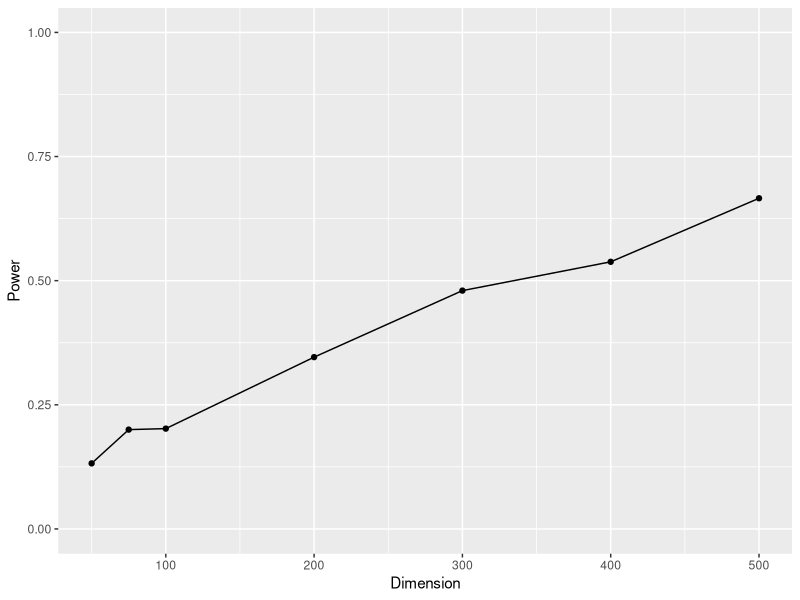
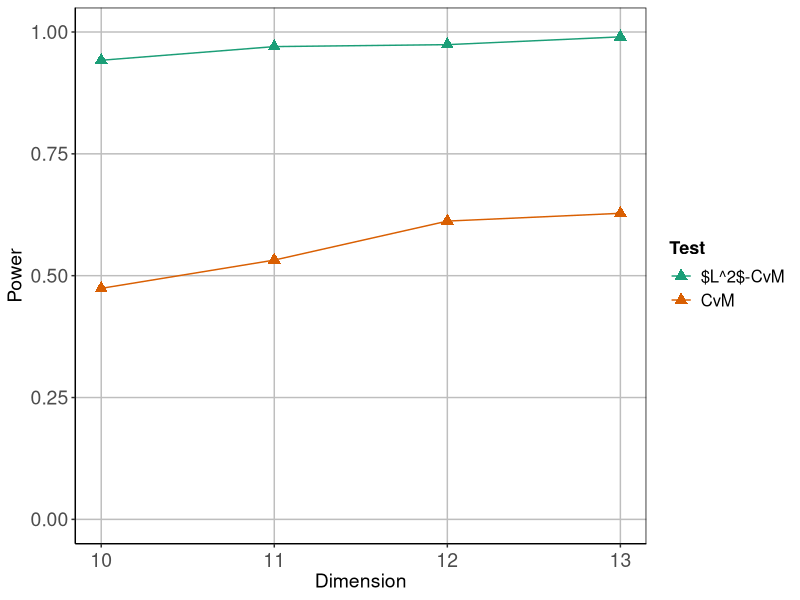
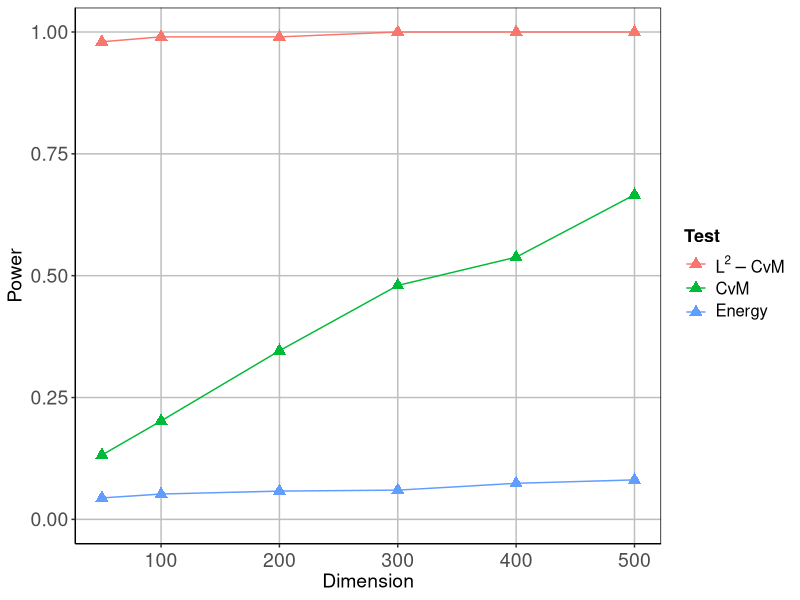
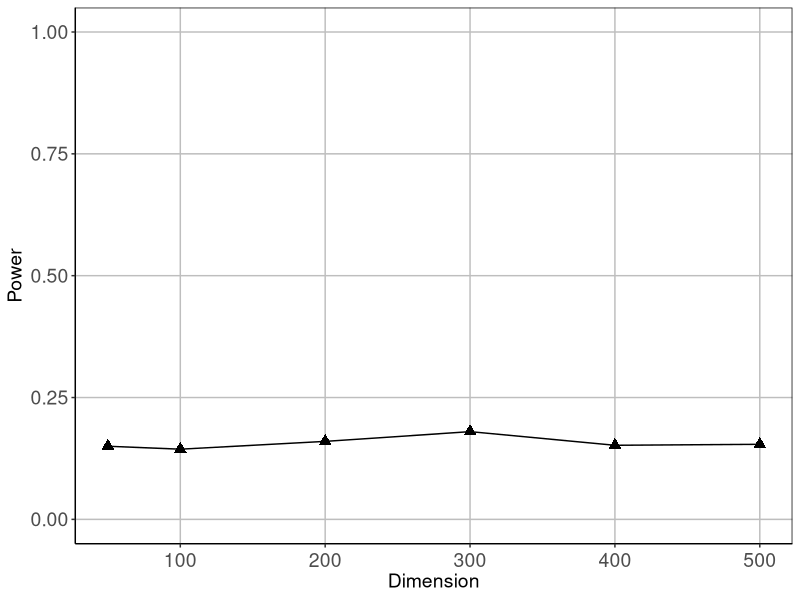
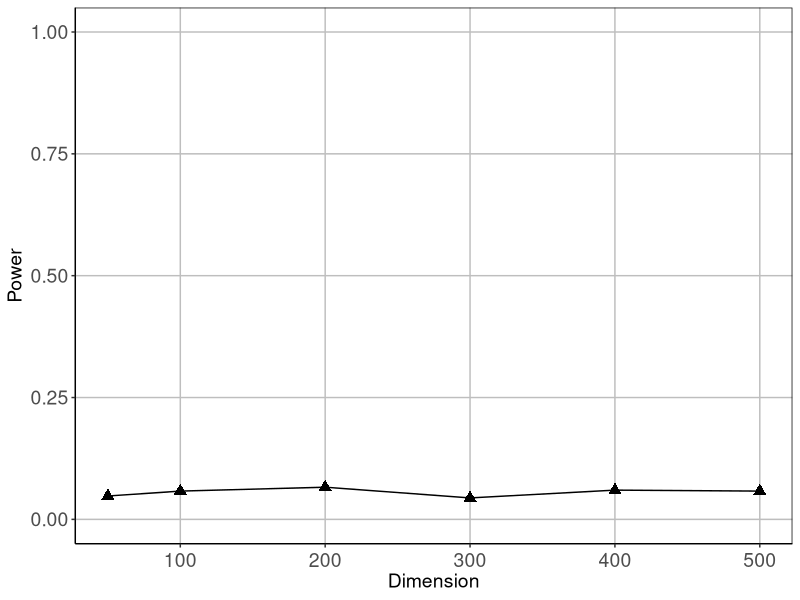
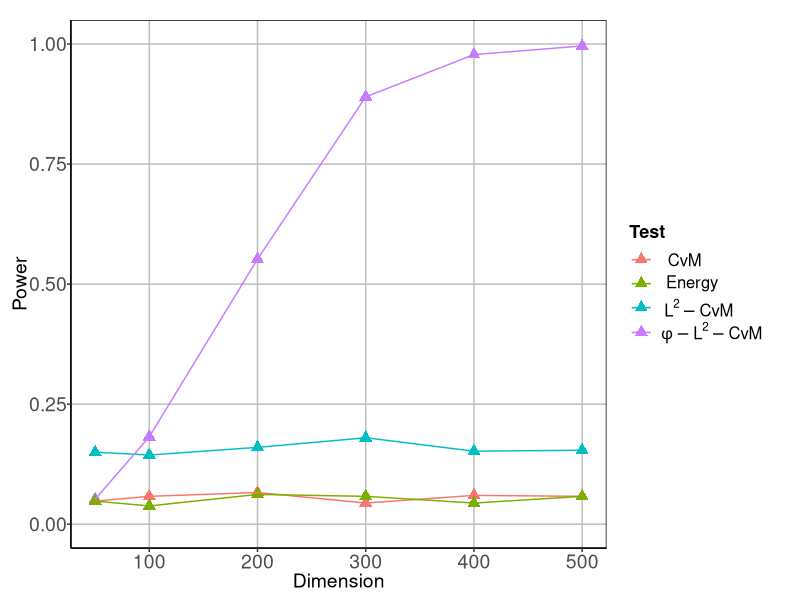

These charts were generated, in order, by the following R code:
data1<- cbind(Dimension=c(50,75,100,200,300,400,500), Power=c(0.132,0.2,0.202,0.346,0.48,0.538,0.666))
data1<-data.frame(data1)
library(ggplot2)
ggplot(data1, aes(x=Dimension, y=Power))+geom_point()+geom_line()+ylim(c(0,1))


data2<- cbind(Dimension=rep(c(10,11,12,13),2), Power=c(0.474,0.532,0.612,0.628,0.942,0.97,0.974,0.99), 
                      Test=(c(rep("CvM",4), rep("$L^2$-CvM",4))))

data2<-data.frame(data2)

data2$Power<-as.numeric(data2$Power)
data2$Dimension<-as.numeric(data2$Dimension)

ggplot(data2, aes(x=Dimension, y=Power, colour=Test))+geom_point(shape=17, size=3)+geom_line()+ylim(c(0,1))+
  scale_color_discrete(labels = c(expression(L^2-CvM), expression(CvM)))+
  theme(axis.text.x=element_text(size=14, vjust=0.5),
        axis.text.y=element_text(size=14, hjust=0.5),
        axis.title.x = element_text(size=14),
        axis.title.y = element_text(size=14),
        panel.background = element_blank(),
        panel.grid.major = element_line(colour = "grey"), 
        panel.grid.minor = element_blank(),
        axis.line = element_line(colour = "black"),
        panel.border = element_rect(colour = "black", fill=NA),
        legend.text = element_text(size = 12), 
        legend.text.align = NULL, 
        legend.title = element_text(size = 13, face = "bold", hjust = 0))+scale_color_brewer(palette="Dark2")

data3 <- data.frame(Dimension=rep(c(50,100,200,300,400,500),3), Power=c(0.132,0.202,0.346,0.48,0.538,0.666, 0.98,0.99,0.99,1,1,1,
                                                                        0.044,0.052,0.058,0.06,0.074,0.081), Test=c(rep("CvM",6), rep("$L^2$-CvM",6), rep("Energy",6)))

data3$Power<-as.numeric(data3$Power)
data3$Dimension<-as.numeric(data3$Dimension)

ggplot(data3, aes(x=Dimension, y=Power, colour=Test))+geom_point(shape=17, size=3)+geom_line()+ylim(c(0,1))+
  scale_color_discrete(labels = c(expression(L^2-CvM), expression(CvM),expression(Energy)))+
  theme(axis.text.x=element_text(size=14, vjust=0.5),
        axis.text.y=element_text(size=14, hjust=0.5),
        axis.title.x = element_text(size=14),
        axis.title.y = element_text(size=14),
        panel.background = element_blank(),
        panel.grid.major = element_line(colour = "grey"), 
        panel.grid.minor = element_blank(),
        axis.line = element_line(colour = "black"),
        panel.border = element_rect(colour = "black", fill=NA),
        legend.text = element_text(size = 12), 
        legend.text.align = NULL, 
        legend.title = element_text(size = 13, face = "bold", hjust = 0))


data4<- cbind(Dimension=c(50,100,200,300,400,500), Power=c(0.15,0.144,0.16,0.18,0.152,0.154))
data4<- data.frame(data4)

ggplot(data4, aes(x=Dimension, y=Power))+geom_point(shape=17,size=3)+geom_line()+ylim(c(0,1))+ 
  theme(axis.text.x=element_text(size=14, vjust=0.5),
        axis.text.y=element_text(size=14, hjust=0.5),
        axis.title.x = element_text(size=14),
        axis.title.y = element_text(size=14),
        panel.background = element_blank(),
        panel.grid.major = element_line(colour = "grey"), 
        panel.grid.minor = element_blank(),
        axis.line = element_line(colour = "black"),
        panel.border = element_rect(colour = "black", fill=NA))



data5<- cbind(Dimension=c(50,100,200,300,400,500), Power=c(0.048,0.058,0.066,0.044,0.06,0.058))
data5<- data.frame(data5)

ggplot(data5, aes(x=Dimension, y=Power))+geom_point(shape=17,size=3)+geom_line()+ylim(c(0,1))+ 
  theme(axis.text.x=element_text(size=14, vjust=0.5),
        axis.text.y=element_text(size=14, hjust=0.5),
        axis.title.x = element_text(size=14),
        axis.title.y = element_text(size=14),
        panel.background = element_blank(),
        panel.grid.major = element_line(colour = "grey"), 
        panel.grid.minor = element_blank(),
        axis.line = element_line(colour = "black"),
        panel.border = element_rect(colour = "black", fill=NA))




data6 <- data.frame(Dimension=rep(c(50,100,200,300,400,500),4), Power=c(
                                                                        0.15,0.144,0.16,0.18,0.152,0.154, 0.052,0.182,0.552,0.89,0.978,0.996,
                                                                        0.048,0.058,0.066,0.044,0.06,0.058, 0.048,0.038,0.062,0.058,0.044,0.058
                                                                        ), Test=c(rep("L^2-CvM",6),rep("phi-L^2-CvM",6), rep("CvM",6), rep("Energy",6)))

data6$Power<-as.numeric(data6$Power)
data6$Dimension<-as.numeric(data6$Dimension)

ggplot(data6, aes(x=Dimension, y=Power, colour=Test))+geom_point(shape=17, size=3)+geom_line()+ylim(c(0,1))+
  scale_color_discrete(labels = c( expression(CvM), expression(Energy), expression(L^2-CvM), expression(phi-L^2-CvM)))+
  theme(axis.text.x=element_text(size=14, vjust=0.5),
        axis.text.y=element_text(size=14, hjust=0.5),
        axis.title.x = element_text(size=14),
        axis.title.y = element_text(size=14,angle=90),
        panel.background = element_blank(),
        panel.grid.major = element_line(colour = "grey"), 
        panel.grid.minor = element_blank(),
        axis.line = element_line(colour = "black"),
        panel.border = element_rect(colour = "black", fill=NA),
        legend.text = element_text(size = 12), 
        legend.text.align = 0.1, 
        legend.title = element_text(size = 13, face = "bold", hjust = 0),
        plot.margin = unit(c(1, 1.5, 0.5, 0.5), "lines"), complete = TRUE)


